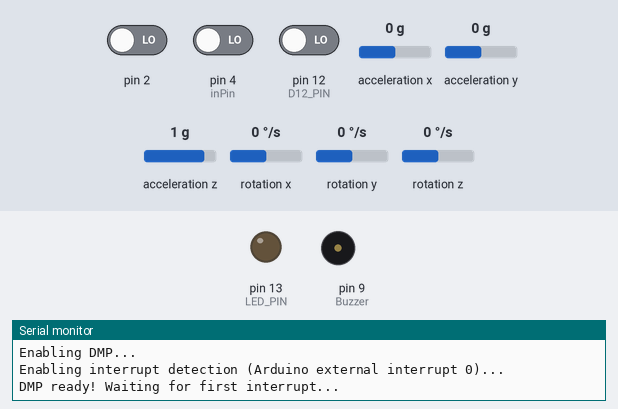
A sketch run on a simulated Arduino Uno, built with avr-gcc and run on an emulated ATmega328P. Parts: output pins drawn as LEDs (lit = HIGH), buzzer (waves = sounding, pin HIGH), the last lines printed to the serial monitor. The test bench sets the inputs (shaded band); at power-on: pin 2 LOW, pin 4 (inPin) LOW, pin 12 (D12_PIN) LOW, acceleration x 0 g, acceleration y 0 g, acceleration z 1 g, rotation x 0 °/s, rotation y 0 °/s, rotation z 0 °/s. The modem accepts every AT command (registered, SIM ready, sends succeed) and sends nothing else.

Above: at 6.7 s.
6.8 s: pin 2 driven HIGH
At 7.7 s:
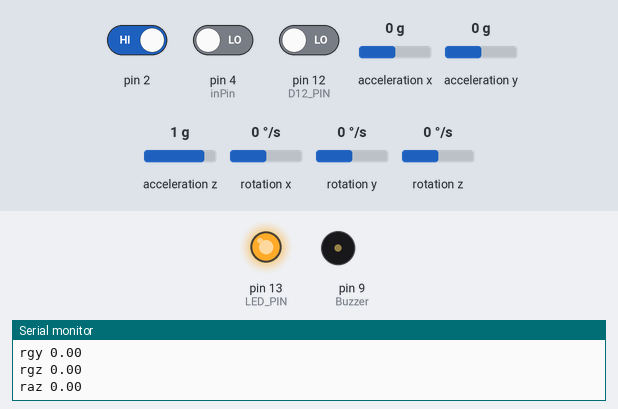
Timing chart, 0 to 9.8 s (numbered marks = the images above; inputs shaded):
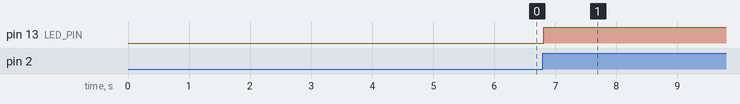

Measured:
- after the input at 6.8 s, pin 13 (LED_PIN): LOW → HIGH at once

The sketch:

smart_shoes.ino
```cpp
#include "I2Cdev.h"
#include <SoftwareSerial.h>// import the serial library

#if I2CDEV_IMPLEMENTATION == I2CDEV_ARDUINO_WIRE
    #include "Wire.h"
#endif

// class default I2C address is 0x68
// specific I2C addresses may be passed as a parameter here
// AD0 low = 0x68 (default for SparkFun breakout and InvenSense evaluation board)
// AD0 high = 0x69
MPU6050 mpu;

#define LED_PIN 13 // (Arduino is 13, Teensy is 11, Teensy++ is 6)
#define D12_PIN 12
bool blinkState = false;

// MPU control/status vars
bool dmpReady = false;  // set true if DMP init was successful
uint8_t mpuIntStatus;   // holds actual interrupt status byte from MPU
uint8_t devStatus;      // return status after each device operation (0 = success, !0 = error)
uint16_t packetSize;    // expected DMP packet size (default is 42 bytes)
uint16_t fifoCount;     // count of all bytes currently in FIFO
uint8_t fifoBuffer[64]; // FIFO storage buffer

// orientation/motion vars
Quaternion q;           // [w, x, y, z]         quaternion container
VectorInt16 aa;         // [x, y, z]            accel sensor measurements
VectorInt16 aaReal;     // [x, y, z]            gravity-free accel sensor measurements
VectorInt16 aaWorld;    // [x, y, z]            world-frame accel sensor measurements
VectorFloat gravity;    // [x, y, z]            gravity vector
float euler[3];         // [psi, theta, phi]    Euler angle container
float ypr[3];           // [yaw, pitch, roll]   yaw/pitch/roll container and gravity vector
int count;
float abs_loc_x;
float offset;
float speed;
float speed_div;
int sum;
// packet structure for InvenSense teapot demo
uint8_t teapotPacket[14] = { '$', 0x02, 0,0, 0,0, 0,0, 0,0, 0x00, 0x00, '\r', '\n' };

int inPin=4;
long time = 0;
long debounce = 200;
int cali_button;
int previous=LOW;
float caligx=0;
float caligy=0;
float caligz=0;
boolean cali=false;
float caliaz=0;
float angle=20;
float az=0;
const int Buzzer=9;

//bluetooth
 SoftwareSerial Genotronex(10, 11); // RX, TX
 int ledpin=13; // led on D13 will show blink on / off
 int BluetoothData; // the data given from Computer

// Smart Shose
 int right0left1 = 0;
 String rol="";

// ================================================================
// ===               INTERRUPT DETECTION ROUTINE                ===
// ================================================================

volatile bool mpuInterrupt = false;     // indicates whether MPU interrupt pin has gone high
void dmpDataReady() {
    mpuInterrupt = true;
}

// ================================================================
// ===                      INITIAL SETUP                       ===
// ================================================================

void setup() {

    // join I2C bus (I2Cdev library doesn't do this automatically)
    #if I2CDEV_IMPLEMENTATION == I2CDEV_ARDUINO_WIRE
        Wire.begin();
        TWBR = 24; // 400kHz I2C clock (200kHz if CPU is 8MHz)
    #elif I2CDEV_IMPLEMENTATION == I2CDEV_BUILTIN_FASTWIRE
        Fastwire::setup(400, true);
    #endif

    // initialize serial communication
    // (115200 chosen because it is required for Teapot Demo output, but it's
    // really up to you depending on your project)
    Serial.begin(115200);
    while (!Serial); // wait for Leonardo enumeration, others continue immediately

    // NOTE: 8MHz or slower host processors, like the Teensy @ 3.3v or Ardunio
    // Pro Mini running at 3.3v, cannot handle this baud rate reliably due to
    // the baud timing being too misaligned with processor ticks. You must use
    // 38400 or slower in these cases, or use some kind of external separate
    // crystal solution for the UART timer.

    // initialize device
    Serial.println(F("Initializing I2C devices..."));
    mpu.initialize();

    // verify connection
    Serial.println(F("Testing device connections..."));
    Serial.println(mpu.testConnection() ? F("MPU6050 connection successful") : F("MPU6050 connection failed"));

    // wait for ready
    Serial.println(F("\nSend any character to begin DMP programming and demo: "));
/*    while (Serial.available() && Serial.read()); // empty buffer
    while (!Serial.available());                 // wait for data
    while (Serial.available() && Serial.read()); // empty buffer again
    */
    delay(5000);

    // load and configure the DMP
    Serial.println(F("Initializing DMP..."));
    devStatus = mpu.dmpInitialize();

    // supply your own gyro offsets here, scaled for min sensitivity
    mpu.setXGyroOffset(220);
    mpu.setYGyroOffset(76);
    mpu.setZGyroOffset(-85);
    mpu.setZAccelOffset(1788); // 1688 factory default for my test chip

    // make sure it worked (returns 0 if so)
    if (devStatus == 0) {
        // turn on the DMP, now that it's ready
        Serial.println(F("Enabling DMP..."));
        mpu.setDMPEnabled(true);

        // enable Arduino interrupt detection
        Serial.println(F("Enabling interrupt detection (Arduino external interrupt 0)..."));
        attachInterrupt(0, dmpDataReady, RISING);
        mpuIntStatus = mpu.getIntStatus();

        // set our DMP Ready flag so the main loop() function knows it's okay to use it
        Serial.println(F("DMP ready! Waiting for first interrupt..."));
        dmpReady = true;

        // get expected DMP packet size for later comparison
        packetSize = mpu.dmpGetFIFOPacketSize();
    } else {
        // ERROR!
        // 1 = initial memory load failed
        // 2 = DMP configuration updates failed
        // (if it's going to break, usually the code will be 1)
        Serial.print(F("DMP Initialization failed (code "));
        Serial.print(devStatus);
        Serial.println(F(")"));
    }

    // configure LED for output
    pinMode(LED_PIN, OUTPUT);

    count = 0;
    sum =0;

   // put your setup code here, to run once:
   Genotronex.begin(9600);
   Genotronex.println("Bluetooth On please press 1 or 0 blink LED ..");
   pinMode(ledpin,OUTPUT);

   // Read if I am left or right LEFT=1, RIGHT=0
   pinMode(D12_PIN, INPUT);
   right0left1 = digitalRead(D12_PIN);

   Genotronex.print("AT+NAME=LEFT\r\n");
    pinMode(inPin, INPUT);
    pinMode(Buzzer, OUTPUT);
    digitalWrite(Buzzer, LOW);
}


// ================================================================
// ===                    MAIN PROGRAM LOOP                     ===
// ================================================================

void loop() {
    // if programming failed, don't try to do anything
    if (!dmpReady) return;

    // wait for MPU interrupt or extra packet(s) available
    while (!mpuInterrupt && fifoCount < packetSize) {
        // other program behavior stuff here
        // .
        // .
        // .
        // if you are really paranoid you can frequently test in between other
        // stuff to see if mpuInterrupt is true, and if so, "break;" from the
        // while() loop to immediately process the MPU data
        // .
        // .
        // .
    }

    // reset interrupt flag and get INT_STATUS byte
    mpuInterrupt = false;
    mpuIntStatus = mpu.getIntStatus();

    // get current FIFO count
    fifoCount = mpu.getFIFOCount();

    // check for overflow (this should never happen unless our code is too inefficient)
    if ((mpuIntStatus & 0x10) || fifoCount == 1024) {
        // reset so we can continue cleanly
        mpu.resetFIFO();
        Serial.println(F("FIFO overflow!"));

    // otherwise, check for DMP data ready interrupt (this should happen frequently)
    } else if (mpuIntStatus & 0x02) {
        // wait for correct available data length, should be a VERY short wait
        while (fifoCount < packetSize) fifoCount = mpu.getFIFOCount();

        // read a packet from FIFO
        mpu.getFIFOBytes(fifoBuffer, packetSize);

        // track FIFO count here in case there is > 1 packet available
        // (this lets us immediately read more without waiting for an interrupt)
        fifoCount -= packetSize;

//
// display Euler angles in degrees
//M
            mpu.dmpGetQuaternion(&q, fifoBuffer);
            mpu.dmpGetGravity(&gravity, &q);
            mpu.dmpGetYawPitchRoll(ypr, &q, &gravity);

            if(right0left1==1) {rol="l"; }
            else { rol="r"; }

           float gx = ypr[0] * 180/M_PI;
           float gy = ypr[1] * 180/M_PI;
           float gz = ypr[2] * 180/M_PI;


            Serial.println(rol+"gx "+(gx-caligx));
            Serial.println(rol+"gy "+(gy-caligy));
            Serial.println(rol+"gz "+(gz-caligz));


          /*
            Genotronex.println(rol+"gx "+(gx-caligx));
            Genotronex.println(rol+"gy "+(gy-caligy));
            Genotronex.println(rol+"gz "+(gz-caligz));
*/

//
// display real acceleration, adjusted to remove gravity
//

            mpu.dmpGetQuaternion(&q, fifoBuffer);
            mpu.dmpGetAccel(&aa, fifoBuffer);
            mpu.dmpGetGravity(&gravity, &q);
            mpu.dmpGetLinearAccel(&aaReal, &aa, &gravity);
            /*
            Serial.println(rol+"ax "+aaReal.x);
            Serial.println(rol+"ay "+aaReal.y);
         	*/
            az=aaReal.z;
            Serial.println(rol+"az "+(az-caliaz));

            /*
            Genotronex.println(rol+"ax "+aaReal.x);
            Genotronex.println(rol+"ay "+aaReal.y);
            Genotronex.println(rol+"az "+aaReal.z);
            */
//
// Calibration
//
            cali_button = digitalRead(inPin);

              if (cali_button == HIGH && previous == LOW &&
millis() - time > debounce) {
              caligx=gx;
              caligy=gy;
              caligz=gz;
              caliaz=az;
              time=millis();
              Serial.println("CALIBRATED");
            //  Gentronex.println("CALIBRATED");
              cali=true;
            }
            previous=cali_button;

//
// Checking angle
//
/*
            if(ypr[0] * 180/M_PI-caligx>angle && cali==true){
              tone(9, 500, 200);
            }
            else if(ypr[0] * 180/M_PI-caligx<angle*-1 && cali==true){
              tone(9, 500, 200);
              tone(9, 500, 200);

            }
            */

        // blink LED to indicate activity
        blinkState = !blinkState;
        digitalWrite(LED_PIN, blinkState);
    }
}
```
